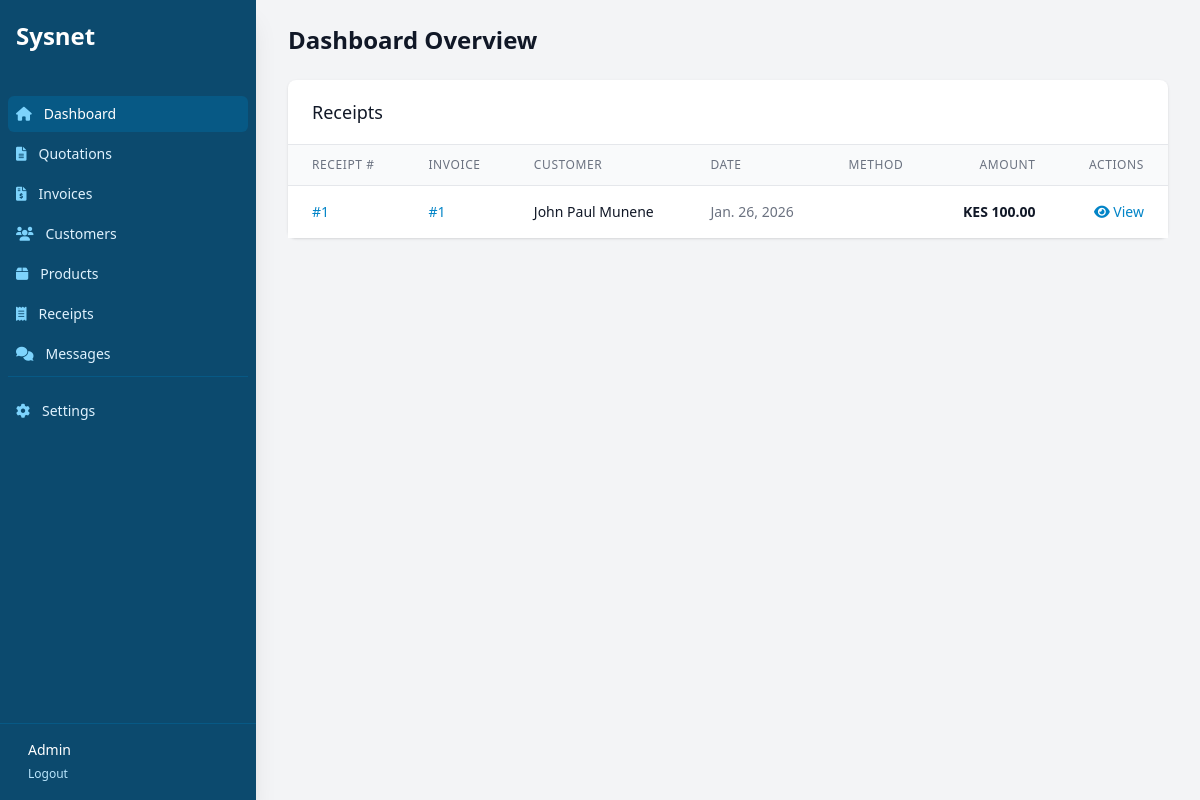
Before: /billing/receipt/ (signed in) with the older database file.
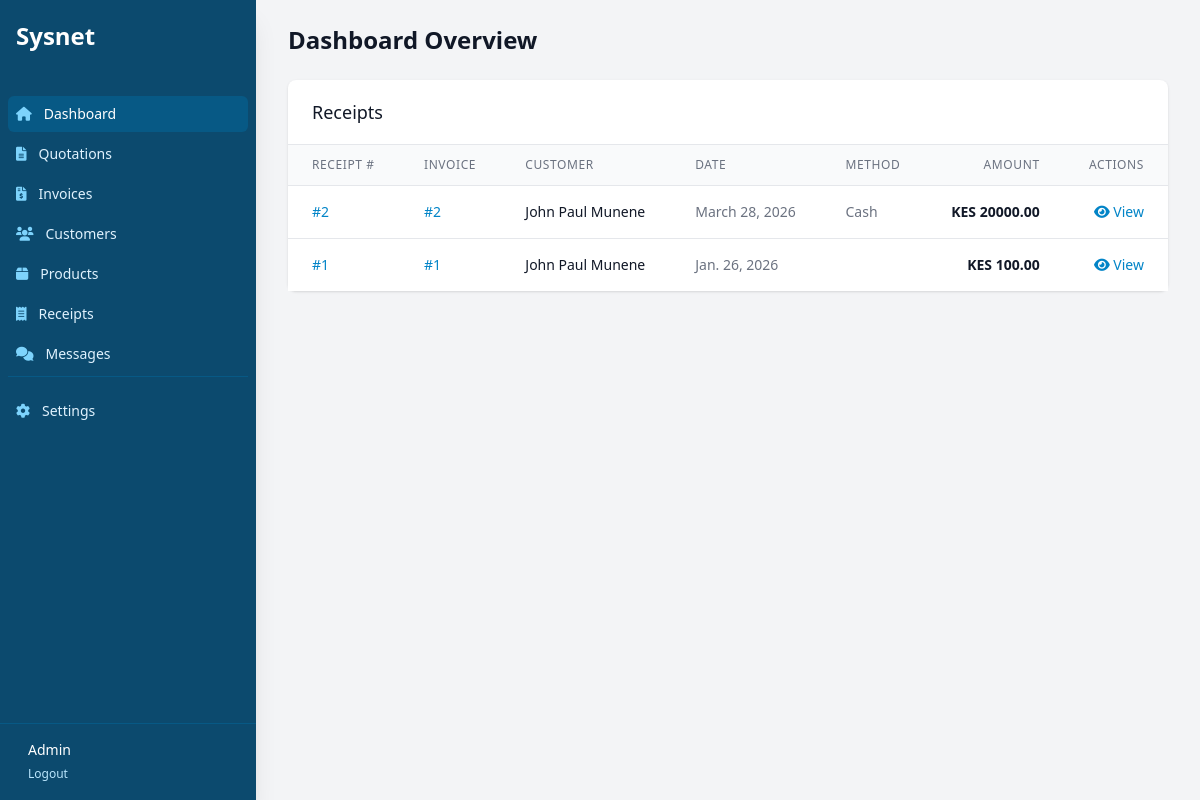
After: the same page with the newer database file.
### billing/models.py (models this page shows, shortened)
class Receipt(models.Model):
    invoice = models.ForeignKey(Invoice, related_name='receipts', on_delete=models.CASCADE)
    date = models.DateField(default=timezone.now)
    amount = models.DecimalField(max_digits=10, decimal_places=2)
    payment_method = models.CharField(max_length=50, blank=True)
    note = models.TextField(blank=True)

class Invoice(models.Model):
    PENDING = 'pending'
    PAID = 'paid'
    OVERDUE = 'overdue'
    STATUS_CHOICES = [
        (PENDING, 'Pending'),
        (PAID, 'Paid'),
        (OVERDUE, 'Overdue'),
    ]
    customer = models.ForeignKey(Customer, on_delete=models.CASCADE)
    quotation = models.OneToOneField(Quotation, on_delete=models.SET_NULL, null=True, blank=True)
    date = models.DateField(default=timezone.now)
    due_date = models.DateField(null=True, blank=True)
    status = models.CharField(max_length=10, choices=STATUS_CHOICES, default=PENDING)
    created_at = models.DateTimeField(auto_now_add=True)

class Customer(models.Model):
    name = models.CharField(max_length=200)
    email = models.EmailField(blank=True, null=True)
    phone = models.CharField(max_length=20, blank=True, null=True)
    address = models.TextField(blank=True, null=True)
    created_at = models.DateTimeField(auto_now_add=True)

### billing/views.py (the view)
# urls.py: path('receipt/', views.receipt_list, name='receipt_list'),
@login_required
def receipt_list(request):
    receipts = Receipt.objects.select_related('invoice', 'invoice__customer').order_by('-date')
    return render(request, 'billing/receipt_list.html', {'receipts': receipts})

### billing/context_processors.py (called while the page is built)
def company_info(request):
    return {
        'company': CompanyProfile.objects.first()
    }

def unread_count(request):
    if request.user.is_authenticated:
        return {'unread_count': ContactMessage.objects.filter(is_read=False).count()}
    return {'unread_count': 0}

### templates/billing/receipt_list.html
{% extends 'billing/base_dashboard.html' %}
{% block dashboard_content %}
<div class="bg-white shadow rounded-lg">
    <div class="px-4 py-5 border-b border-gray-200 sm:px-6">
        <h3 class="text-lg leading-6 font-medium text-gray-900">Receipts</h3>
    </div>
    <div class="overflow-x-auto">
        <table class="min-w-full divide-y divide-gray-200">
            <thead class="bg-gray-50">
                <tr>
                    <th class="px-6 py-3 text-left text-xs font-medium text-gray-500 uppercase tracking-wider">Receipt #</th>
                    <th class="px-6 py-3 text-left text-xs font-medium text-gray-500 uppercase tracking-wider">Invoice</th>
                    <th class="px-6 py-3 text-left text-xs font-medium text-gray-500 uppercase tracking-wider">Customer</th>
                    <th class="px-6 py-3 text-left text-xs font-medium text-gray-500 uppercase tracking-wider">Date</th>
                    <th class="px-6 py-3 text-left text-xs font-medium text-gray-500 uppercase tracking-wider">Method</th>
                    <th class="px-6 py-3 text-right text-xs font-medium text-gray-500 uppercase tracking-wider">Amount</th>
                    <th class="px-6 py-3 text-right text-xs font-medium text-gray-500 uppercase tracking-wider">Actions</th>
                </tr>
            </thead>
            <tbody class="bg-white divide-y divide-gray-200">
                {% for receipt in receipts %}
                <tr>
                    <td class="px-6 py-4 whitespace-nowrap text-sm font-medium text-brand-600">#{{ receipt.id }}</td>
                    <td class="px-6 py-4 whitespace-nowrap text-sm text-brand-600">
                        <a href="{% url 'invoice_detail' receipt.invoice.pk %}">#{{ receipt.invoice.id }}</a>
                    </td>
                    <td class="px-6 py-4 whitespace-nowrap text-sm text-gray-900">{{ receipt.invoice.customer.name }}</td>
                    <td class="px-6 py-4 whitespace-nowrap text-sm text-gray-500">{{ receipt.date }}</td>
                    <td class="px-6 py-4 whitespace-nowrap text-sm text-gray-500">{{ receipt.payment_method }}</td>
                    <td class="px-6 py-4 whitespace-nowrap text-sm text-gray-900 font-bold text-right">KES {{ receipt.amount }}</td>
                    <td class="px-6 py-4 whitespace-nowrap text-right text-sm font-medium">
                        <a href="{% url 'receipt_detail' receipt.pk %}" class="text-brand-600 hover:text-brand-900"><i class="fas fa-eye"></i> View</a>
                    </td>
                </tr>
                {% empty %}
                <tr>
                    <td colspan="6" class="px-6 py-4 text-center text-sm text-gray-500">No receipts found.</td>
                </tr>
                {% endfor %}
            </tbody>
        </table>
    </div>
</div>
{% endblock %}

Changed rows visible on the page:
added Receipt: id "2", invoice.id "2", invoice.customer.name "John Paul Munene", date "March 28, 2026", payment_method "Cash", amount "20000.00"
